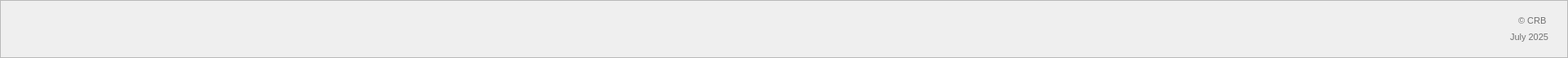
    <widget class="QFrame" name="footer">
     <property name="geometry">
      <rect>
       <x>0</x>
       <y>980</y>
       <width>1921</width>
       <height>71</height>
      </rect>
     </property>
     <property name="styleSheet">
      <string notr="true"/>
     </property>
     <property name="frameShape">
      <enum>QFrame::StyledPanel</enum>
     </property>
     <property name="frameShadow">
      <enum>QFrame::Raised</enum>
     </property>
     <widget class="QLabel" name="power_integrations_logo">
      <property name="geometry">
       <rect>
        <x>10</x>
        <y>20</y>
        <width>131</width>
        <height>41</height>
       </rect>
      </property>
      <property name="text">
       <string/>
      </property>
      <property name="pixmap">
       <pixmap resource="resource.qrc">:/icons/resources/icons/POWI_BIG.D-8e645f4d.png</pixmap>
      </property>
      <property name="scaledContents">
       <bool>true</bool>
      </property>
     </widget>
     <widget class="QLabel" name="waveforms_text_2">
      <property name="geometry">
       <rect>
        <x>1850</x>
        <y>30</y>
        <width>61</width>
        <height>31</height>
       </rect>
      </property>
      <property name="font">
       <font>
        <family>Arial</family>
        <pointsize>8</pointsize>
        <weight>50</weight>
        <bold>false</bold>
       </font>
      </property>
      <property name="styleSheet">
       <string notr="true">color: rgb(112, 112, 112);</string>
      </property>
      <property name="text">
       <string>July 2025</string>
      </property>
     </widget>
     <widget class="QLabel" name="waveforms_text_3">
      <property name="geometry">
       <rect>
        <x>1860</x>
        <y>10</y>
        <width>41</width>
        <height>31</height>
       </rect>
      </property>
      <property name="font">
       <font>
        <family>Arial</family>
        <pointsize>8</pointsize>
        <weight>50</weight>
        <bold>false</bold>
       </font>
      </property>
      <property name="styleSheet">
       <string notr="true">color: rgb(112, 112, 112);</string>
      </property>
      <property name="text">
       <string>© CRB</string>
      </property>
     </widget>
    </widget>
